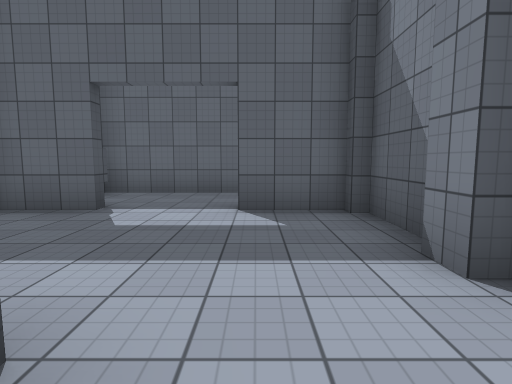
view 1 (above)

24 first-person views from a walk through a scene from a Unity 3-D project. The camera is 1.4 m above the floor, tilts 6° down and sees 80° across. The floor is counted in squares, 2 m on a side. Each view is taken from the middle of a square. On the plan, view 1 faces up. The plan holds only what a view shows up to about 10 squares ahead; the rest is blank. Door leaves are left out, so doorways stand open. Surface patterns are stand-ins for the level's own textures.

view 2
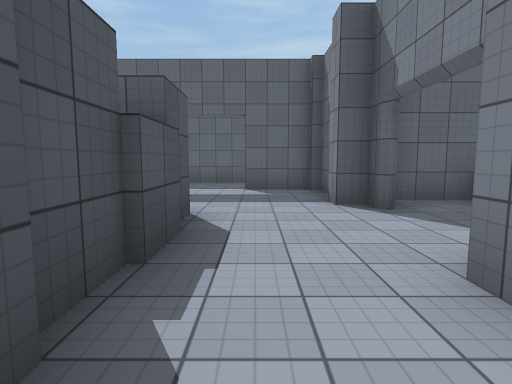

view 3
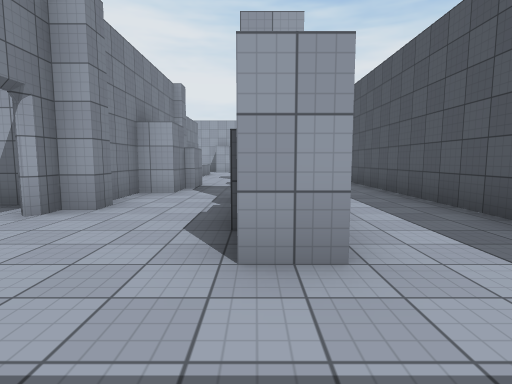

view 4
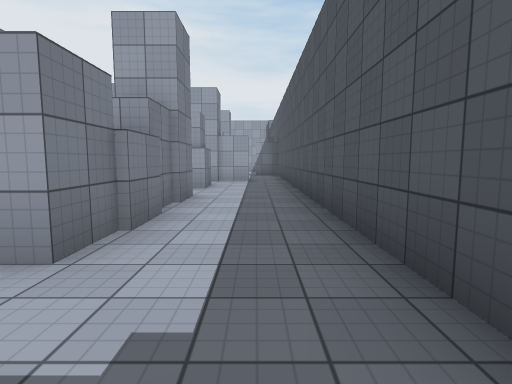

view 5
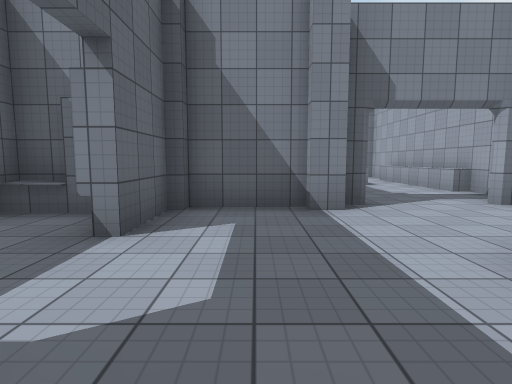

view 6
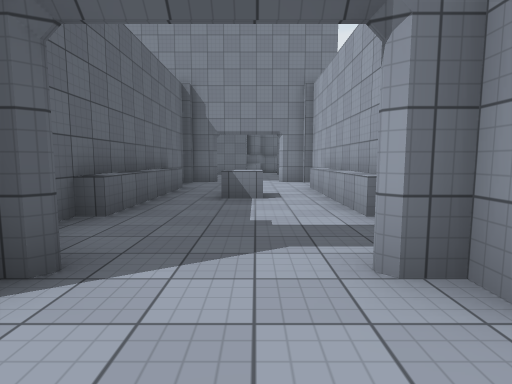

view 7
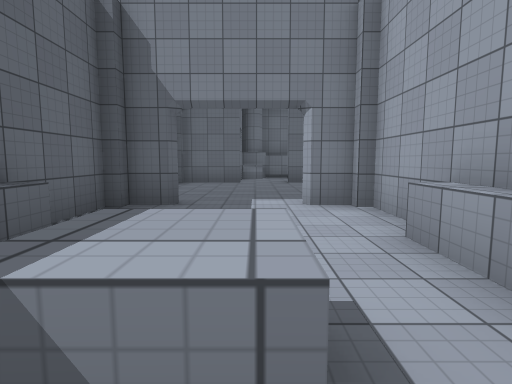

view 8
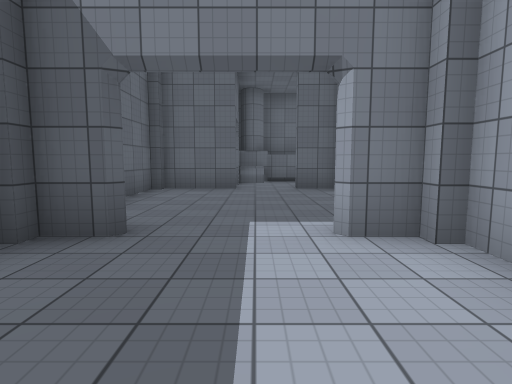

view 9
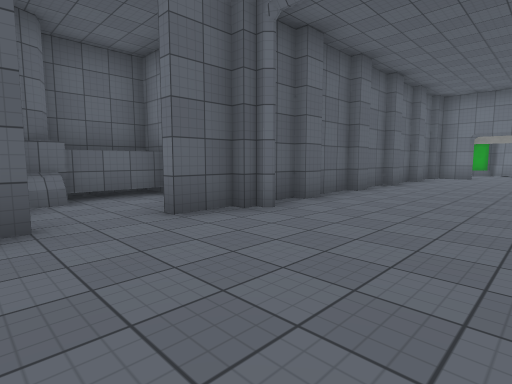

view 10
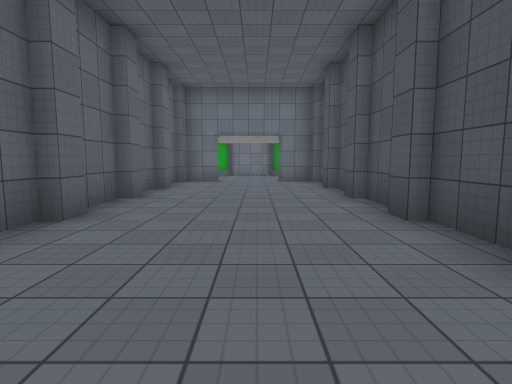

view 11
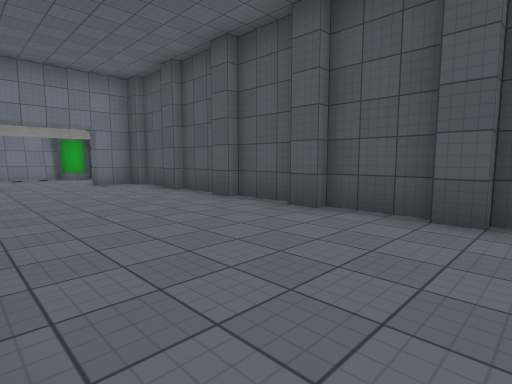

view 12
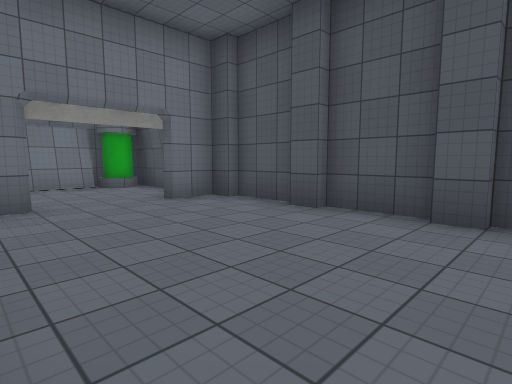

view 13
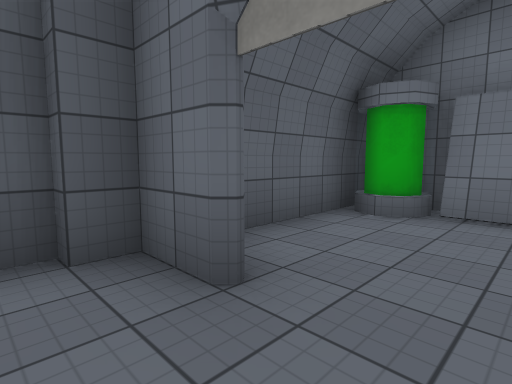

view 14
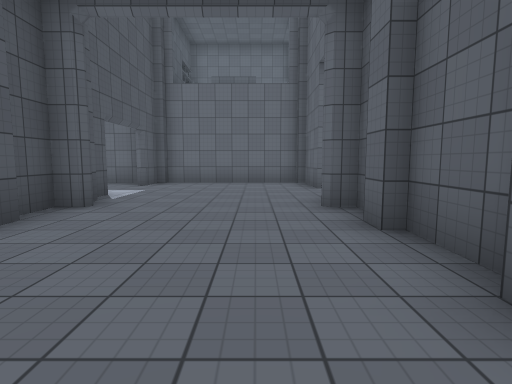

view 15
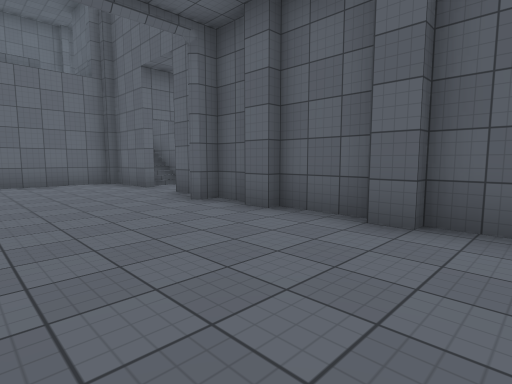

view 16
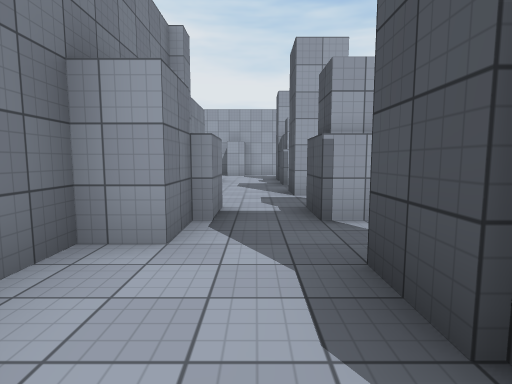

view 17
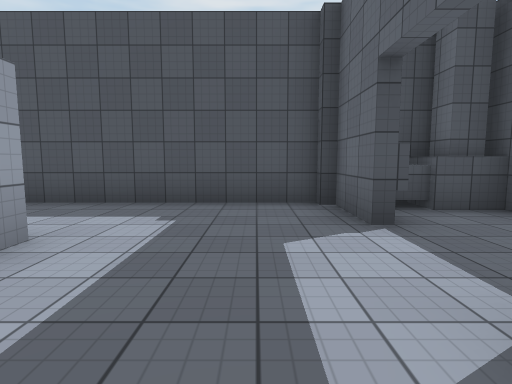

view 18
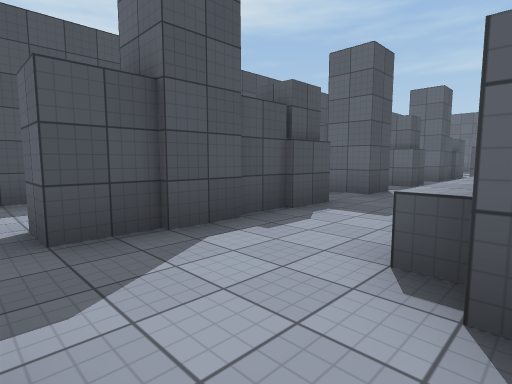

view 19
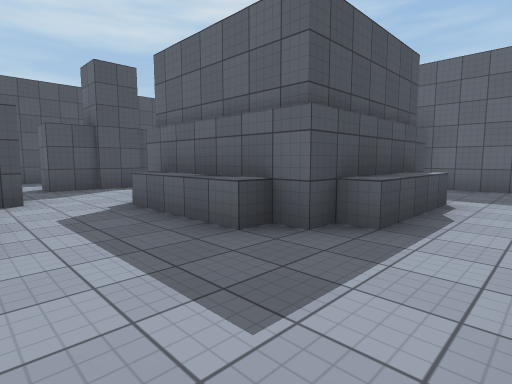

view 20
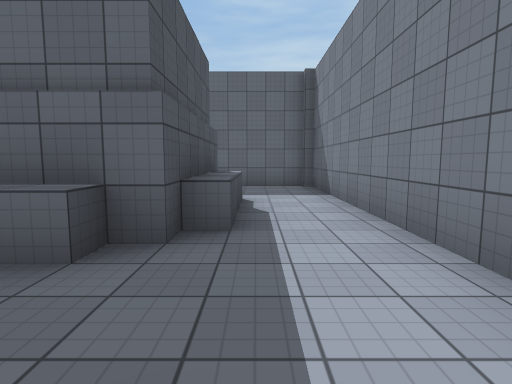

view 21
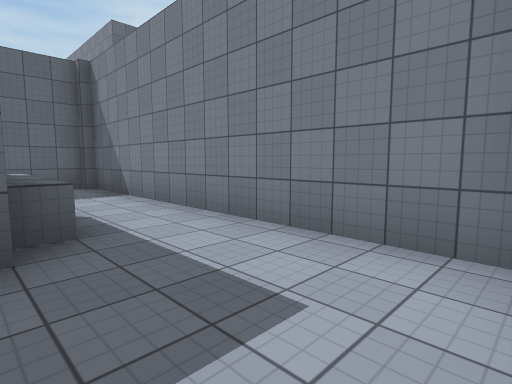

view 22
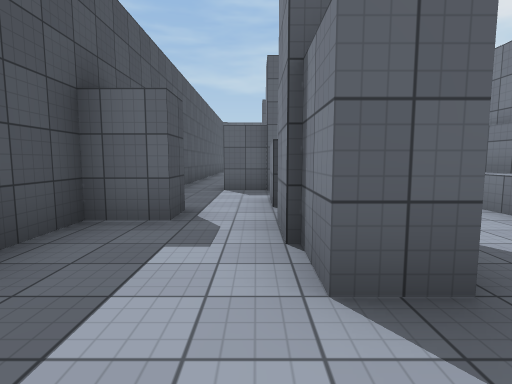

view 23
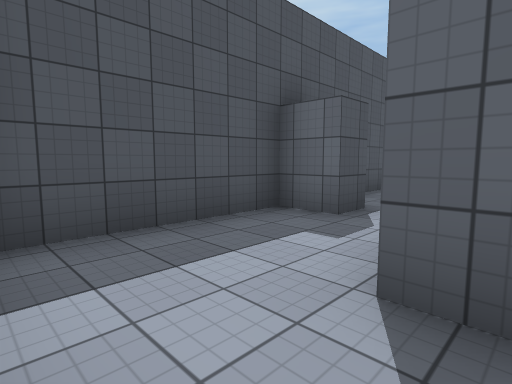

view 24
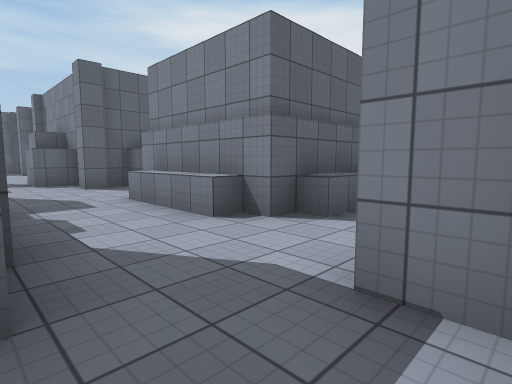

### Floor plan
Key: @ floor where view 1 was taken; # wall or solid block; . floor; D open door; = window, fence, low wall or low ledge; ^ raised ledge.
Columns run from 4 left of view 1 to 17 right of it. Each row starts with its distance up from view 1.
  7 #######
  6 #....^#
  5 #.DD.##
  4 ##DD###         ^^^
  3 #.....###  ####===#
  2 #.....#.####..#...###
  1 #..#..........D....###
  0 #..#@.....^...D...DD.#
 -1 #..#..#.......#....D.#
 -2 #..#..#########....#.#
 -3 #.....#       #....#
 -4 #....##       #....#
 -5 #..#.##       #....#
 -6 #.....# ###   #....#
 -7 #.##..###...# #....#
 -8 #.##...  ...# #....#
 -9  .....#  #..# #....#
-10  ..#..#  #..# #....#
-11 ##.#..#  #..# #....#
-12 #..#..####..# ##..##
-13 #..#...^^...# #....#
-14 #...........# #....#
-15 #....#. ....# #=..=#
-16               #####

Where each view was taken, in squares from view 1:
view 1: 0 up, 0 right, facing up
view 2: 3 down, 0 right, facing up
view 3: 3 up, 1 left, facing down
view 4: 3 up, 3 left, facing down
view 5: 3 up, 3 left, facing right
view 6: 0 up, 0 right, facing right
view 7: 0 up, 5 right, facing right
view 8: 0 up, 7 right, facing right
view 9: 1 up, 11 right, facing down-right
view 10: 2 down, 12 right, facing down
view 11: 3 down, 14 right, facing down-left
view 12: 7 down, 14 right, facing down-left
view 13: 11 down, 12 right, facing down-right
view 14: 7 down, 13 right, facing up
view 15: 7 down, 11 right, facing up-right
view 16: 1 down, 0 right, facing down
view 17: 3 up, 1 right, facing left
view 18: 14 down, 2 right, facing up-left
view 19: 15 down, 7 right, facing up-left
view 20: 15 down, 6 right, facing up
view 21: 15 down, 5 right, facing up-right
view 22: 15 down, 2 left, facing up
view 23: 15 down, 1 left, facing up-left
view 24: 15 down, 1 left, facing up-right
